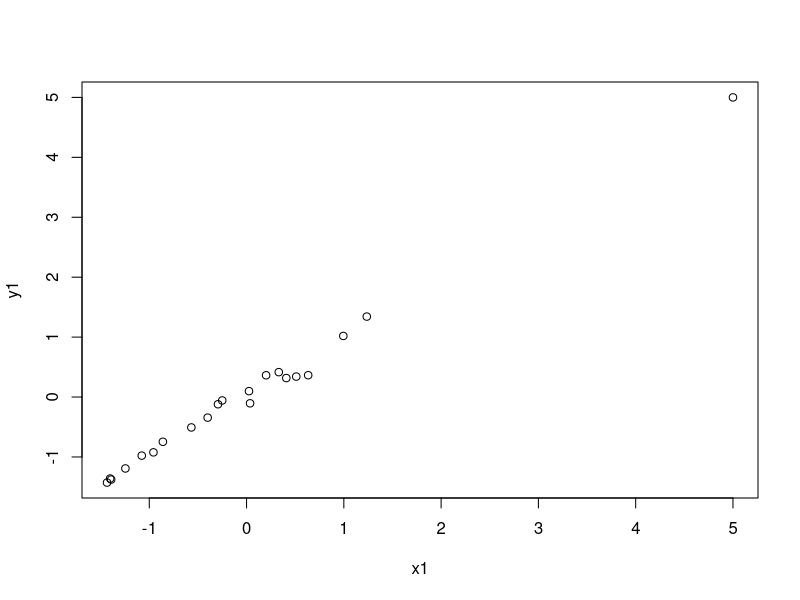
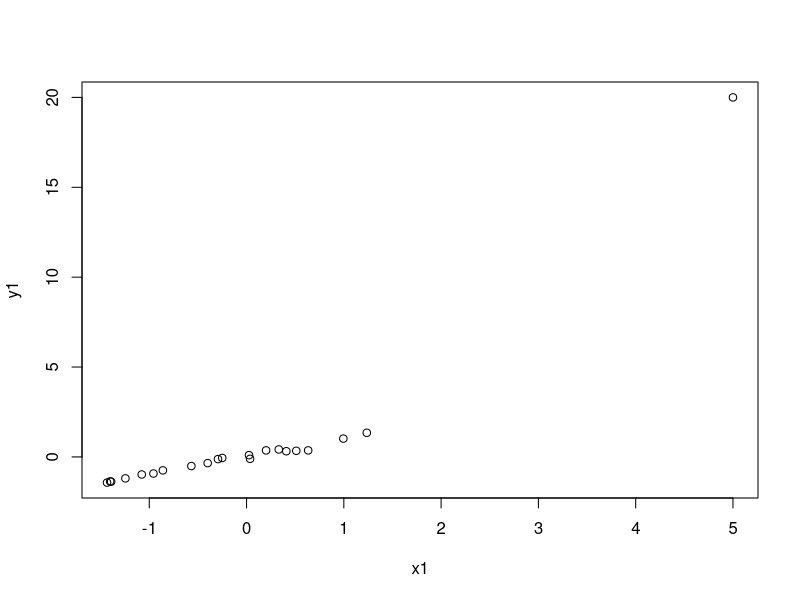
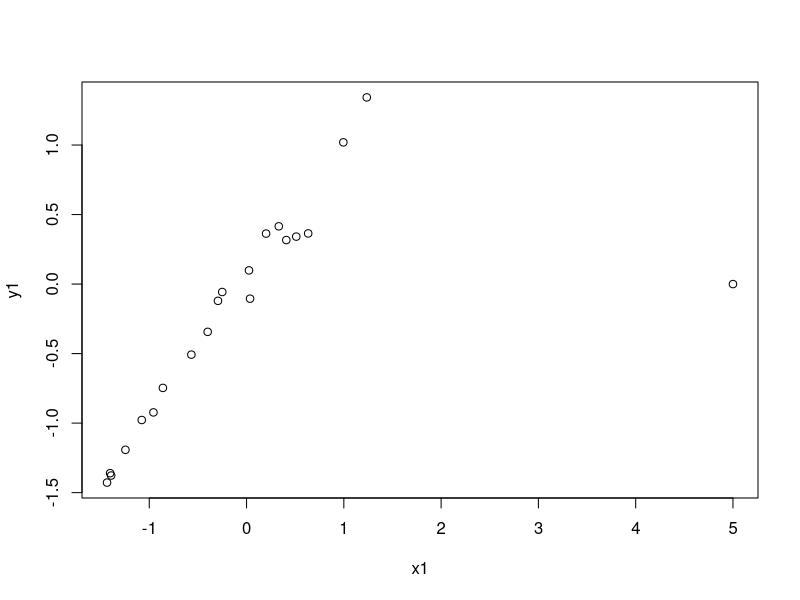
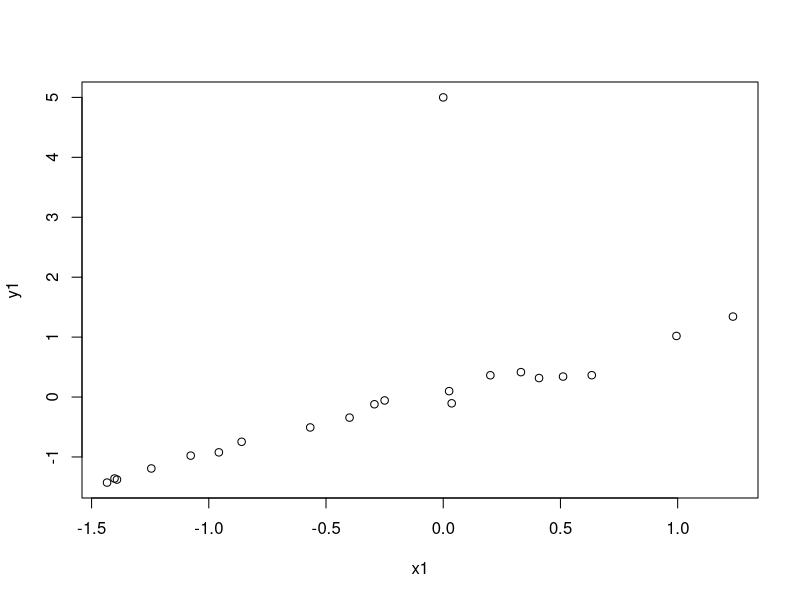

Reproduce these figures in R, in order.
#influence measures, dfbetas, hatvalues

x <- rnorm(20)
y <- x + rnorm(20, sd = 0.1)

# aligned outlier

x0 <- 5
y0 <- 5

x1 <- c(x0, x)
y1 <- c(y0, y)

plot(x1, y1)

fit <- lm(y1~x1)
round(hatvalues(fit)[1:10],3)
round(dfbetas(fit)[1:10,2],3)

# non-aligned outlier

x0 <- 5
y0 <- 20

x1 <- c(x0, x)
y1 <- c(y0, y)

plot(x1, y1)

fit <- lm(y1~x1)
round(hatvalues(fit)[1:10],3)
round(dfbetas(fit)[1:10,2],3)

x0 <- 5
y0 <- 0

x1 <- c(x0, x)
y1 <- c(y0, y)

plot(x1, y1)

fit <- lm(y1~x1)
round(hatvalues(fit)[1:10],3)
round(dfbetas(fit)[1:10,2],3)

x0 <- 0
y0 <- 5

x1 <- c(x0, x)
y1 <- c(y0, y)

plot(x1, y1)

fit <- lm(y1~x1)
round(hatvalues(fit)[1:10],3)
round(dfbetas(fit)[1:10,2],3)